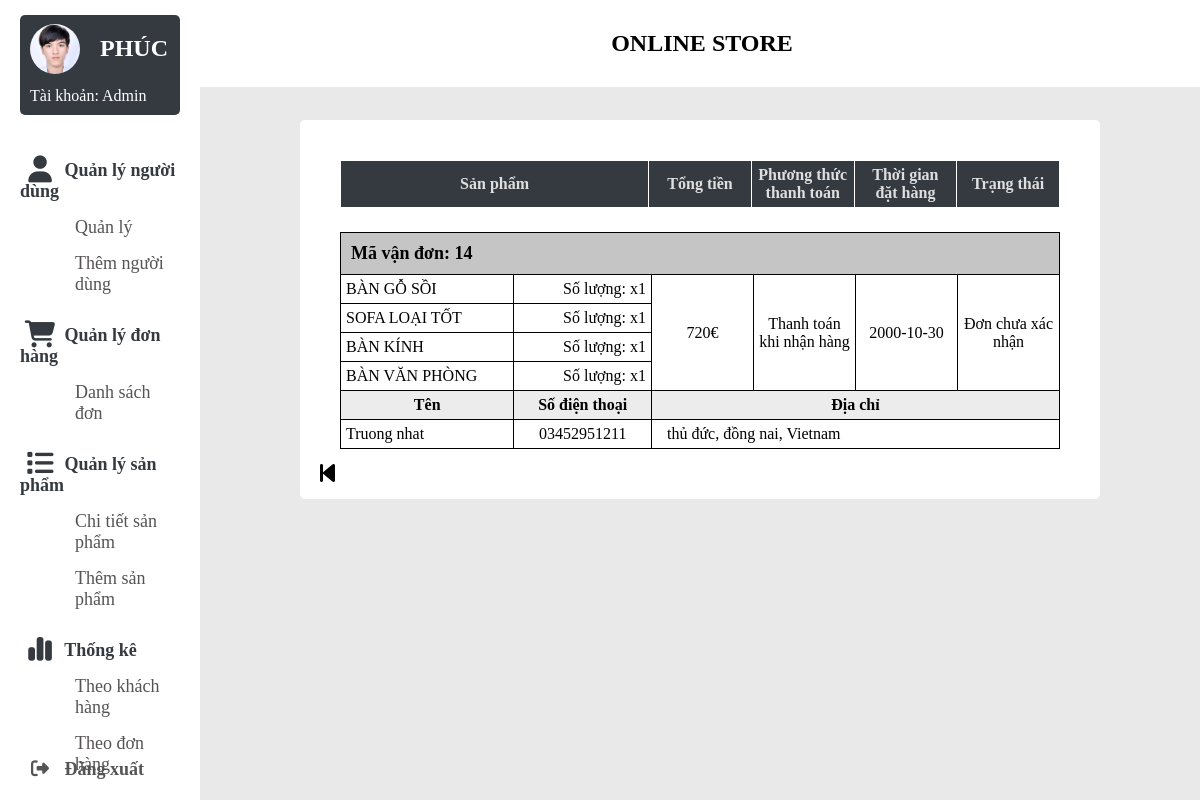
The page /admin/chitietdonhang_statistic.php?mvd=14 on the database its author committed.
### tables this page shows
CREATE TABLE `cart_detail` (
  `id` int(11) NOT NULL,
  `username` varchar(500) NOT NULL,
  `hoten` varchar(50) NOT NULL,
  `diachi` varchar(1000) NOT NULL,
  `sdt` varchar(50) NOT NULL,
  `payment` varchar(50) NOT NULL,
  `tensp` varchar(500) NOT NULL,
  `soluong` varchar(500) NOT NULL,
  `gia` varchar(500) NOT NULL,
  `tong` varchar(50) NOT NULL,
  `tongtien` varchar(50) NOT NULL,
  `xuly` varchar(50) NOT NULL,
  `time_shipping` date NOT NULL,
  `time_order` date NOT NULL
);

### admin/chitietdonhang_statistic.php (the view, shortened to what this page needs)
<?php
global $conn;
$username_admin = $_GET['admin'];
$mvd = $_GET['mvd'];
$sql = "SELECT * from cart_detail where id = '$mvd'";
$result = $conn->query($sql);
?>
<span style="font-family: verdana, geneva, sans-serif;">
<!DOCTYPE html>
<html lang="en">
<head>
    <link rel="stylesheet" href="style/style_admin.css" />
    <link rel="stylesheet" href="style/style_cartadmin.css"/>
    <link rel="stylesheet" href="https://cdnjs.cloudflare.com/ajax/libs/font-awesome/6.5.0/css/all.min.css" />
</head>
<body>
    <div class="container">
    <?php include 'navbar.php'; ?>
    <div class="top-banner">
        <p>online store</p>
    </div>
    <section class="main">
        <div class="main-top"></div>
        <div class="background-section">
        <div class="main-body">
        </div>
        <table class="table-main">
            <tr class="tr-main">
                <th class="sanpham" colspan="2">Sản phẩm</th>
                <th class="doanhthu">Tổng tiền</th>
                <th class="vanchuyen">Phương thức thanh toán</th>
                <th class="thoigian">Thời gian đặt hàng</th>
                <th class="trangthai">Trạng thái</th>
            </tr>
        </table>
        <?php
        while ($row = $result->fetch_assoc()) {
            $tensp_array = explode('/', $row['tensp']);
            $soluong_array = explode('/', $row['soluong']);
            $count_slash = count($tensp_array);
            ?>
            <table class="table-data">
                <tr class="tr-data">
                    <th class="mavandon" colspan="8">
                        Mã vận đơn: <?php echo $row['id']?>
                    </th>
                </tr>
                <?php foreach ($tensp_array as $key => $product) { ?>
                    <tr>
                    <td class="sanpham">
                        <?php echo $product?>
                    </td>
                    <td class="soluong">Số lượng: x<?php echo $soluong_array[$key]?></td>
                    <?php if ($key === 0)
                    {
                        ?>
                        <td class="doanhthu" rowspan="<?php echo $count_slash?>">
                            <?php echo $row['tongtien'].'€'?>
                        </td>
                        <td class="vanchuyen" rowspan="<?php echo $count_slash?>">
                            <?php echo $row['payment']?>
                        </td>
                        <td class="date" rowspan="<?php echo $count_slash?>"><?php echo $row['time_shipping']?></td>
                        <td class="trangthai" rowspan="<?php echo $count_slash?>">
                            <?php
                            if ($row['xuly']==1){
                                echo 'Đơn chưa xác nhận';
                            }
                            ?>
                        </td>
                        <?php
                    }
                    ?>
                </tr>
                <?php } ?>
                <tr>
                    <th class="name">Tên</th>
                    <th class="sdt">Số điện thoại</th>
                    <th colspan="6" class="address">Địa chỉ</th>
                </tr>
                <tr>
                    <td class="name">
                        <?php echo $row['hoten']?>
                    </td >
                    <td class="sdt">
                        <?php echo $row['sdt']?>
                    </td>
                    <td colspan="6" class="address">
                        <?php echo $row['diachi']?>
                    </td>
                </tr>
            </table>
            <?php
        }
        ?>
            <div class="button-back" title="Quay về trang trước">
                <a href="cart_statistic-admin.php?admin=<?php echo $username_admin?>">
                    <i class="fa-solid fa-backward-step fa-xl" style="color: black;"></i>
                </a>
            </div>
        </div>
    </section>
</div>
</body>
</html>

### admin/style/style_admin.css (style rules this page uses)
* { margin: 0; padding: 0; outline: none; border: none; text-decoration: none; list-style: none; box-sizing: border-box; font-family: 'Times New Roman', Times, serif; }
body { background: rgb(233, 233, 233); overflow-y: scroll; }
.container { display:flex; }
.top-banner { top: 0; left: 0; position: fixed; width: 85% ; padding: 30px; z-index: 6666; background-color: #fff; margin-left: 16% ; }
p { text-align: center ; font-weight: bold; font-size: 24px; text-transform: uppercase; }
.main { width: 100% ; text-align: center; }
.main-top { padding: 50px; }
.main-body { padding: 10px 10px 10px 20px; }
.background-section { background-color: white; margin-top: 2%; margin-bottom: 4% ; margin-left: 100px; margin-right: 100px; border-radius: 5px; }
.button-back { display: block; margin-top: 3%; text-align: left; margin-left: 20px; }

### admin/style/style_cartadmin.css (style rules this page uses)
table { margin-left: 5%; width: 90%; margin-bottom: 3%; }
th, td, table { border: solid 1px black; border-collapse: collapse; }
th:not(.mavandon):not(th.name):not(th.address):not(th.sdt) { background-color: #343a40; color: #dfdfdf; border: solid 1px white; }
th,td { padding-top: 20px; padding-bottom: 30px; padding: 5px; }
.mavandon { background-color: #c5c5c5; text-align: left; font-size: 18px; padding:10px }
th.sanpham { width: 30%; }
td.soluong { text-align: right; width: 13%; }
td.sanpham { width: 17%; }
.doanhthu { width: 10%; text-align: center; }
.trangthai { width: 10%; text-align: center; }
.vanchuyen { width: 10%; }
td.vanchuyen { text-align: center; }
.thoigian { width: 10%; }
.date { width: 10%; text-align: center; }
.background-section { padding-bottom: 2.5%; }
th.name, th.address, th.sdt { background-color: rgb(236, 236, 236); }
td.sdt { text-align: center; }
td.address { padding-left: 15px; }

### rows shown on the page
cart_detail: id "14", tensp "BÀN GỖ SỒI", soluong "1", tongtien "720", payment "Thanh toán khi nhận hàng", time_shipping "2000-10-30", xuly "Đơn chưa xác nhận", tensp "SOFA LOẠI TỐT", username "1", tensp "BÀN KÍNH", tensp "BÀN VĂN PHÒNG", hoten "Truong nhat", sdt "03452951211", diachi "thủ đức, đồng nai, Vietnam"
